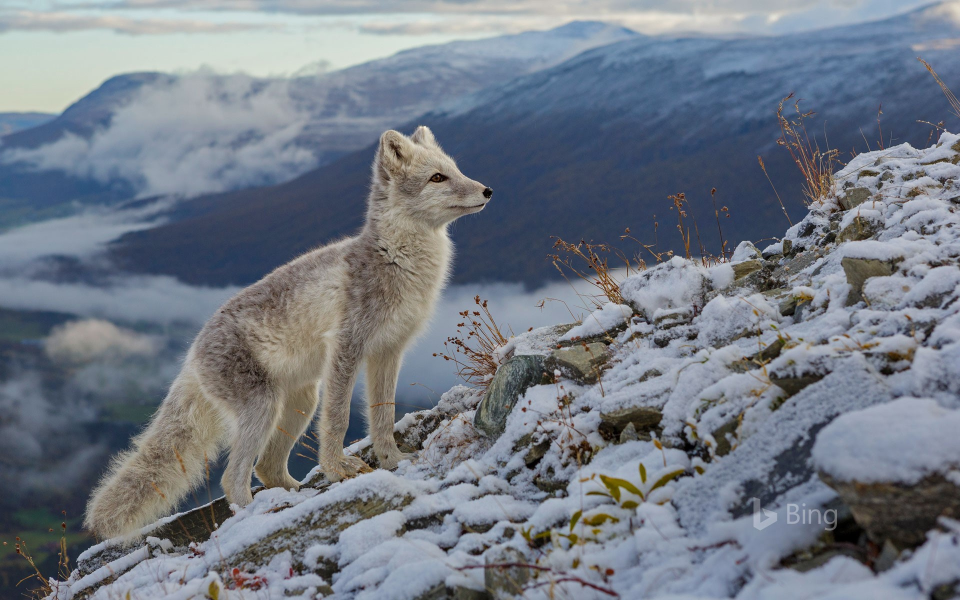
#> input picture image/image.jpg, 1920 x 1200 px (shown at 1/2 size)
$ python imageconvert.py
#> lines starting #> are read from the running program, lines starting #| are printed output that depends on the picture
# -*- coding: utf-8 -*-
"""
Created on Thu Nov  7 19:11:27 2019

@author: jiang
"""


from PIL import Image
import matplotlib.pyplot as plt


IMG = Image.open('image.jpg')
#> IMG is the input picture: PIL image 1920x1200 RGB; mean R, G, B 113.8, 121.4, 132.3
One = IMG.convert('1')
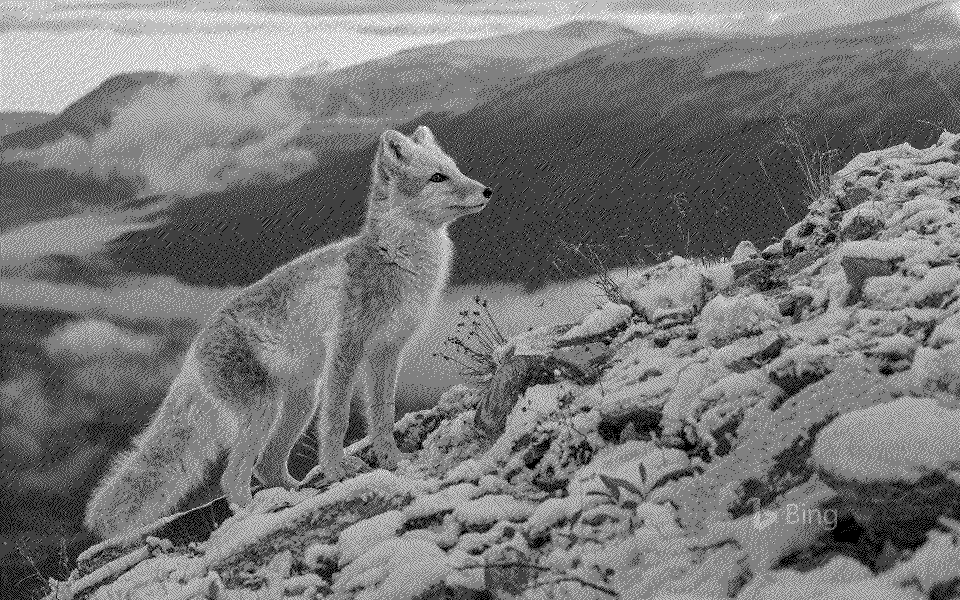
#> One: PIL image 1920x1200 1 (shown at 1/2 size); 47% white in thin lines or dots
P = IMG.convert('P')
RGB = IMG.convert('RGB')
RGBA = IMG.convert('RGBA')
fig = plt.figure()
ax1 = fig.add_subplot(221)
ax1.set_title('1bit')
ax2 = fig.add_subplot(222)
ax2.set_title('8bits')
ax3 = fig.add_subplot(223)
ax3.set_title('24bits')
ax4 = fig.add_subplot(224)
ax4.set_title('32bits')
ax1.imshow(One)
ax2.imshow(P)
ax3.imshow(RGB)
ax4.imshow(RGBA)
plt.show()
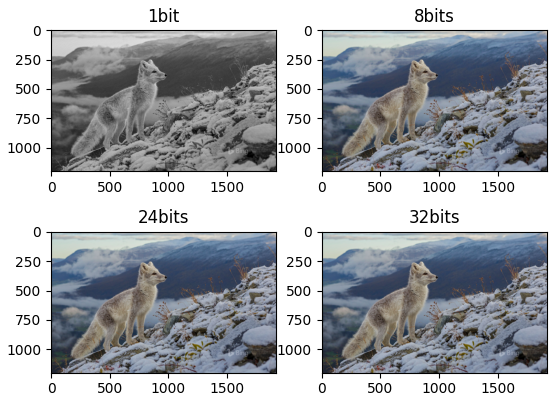
#> figure drawn by matplotlib, 4 panels
plt.savefig('convert.jpg')
